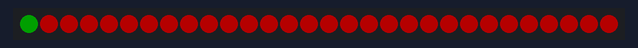
Simulated run of this sketch. Board: ESP32. On the bench: 30 RGB LEDs in strip order, left to right. Dim RGB values are drawn brighter than linear; what the sketch prints to the serial monitor is not drawn.

Above: at 0.1 s.
At 0.6 s:
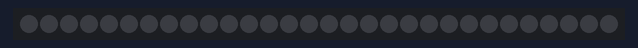

Measured:
- what the display in image 1 shows lasts 0.5 s, from 0.5 s to 1.0 s

The sketch:

strip_test.ino
```cpp
#include <FastLED.h>

// Minimal WS2812B test harness. No piezo, no Preferences, no taps needed —
// it re-sends data twice a second, so a strip that can light WILL light.
//
// Test A (software stack, zero wiring): drives the onboard RGB pixel on BOTH
//   candidate pins (GPIO 48 on DevKitC-1 v1.0, GPIO 38 on v1.1) simultaneously,
//   plus a serial heartbeat on the UART port to prove the sketch is running.
//
// Test B (strip + wiring, shifter bypassed): set STRIP_TEST to 1, wire
//   GPIO 11 -> 470R -> strip DIN directly, strip on 5V/GND as before.
//   3.3V data into a USB-powered strip (~4.7V VDD) is in-spec enough to work
//   at this length.

#define STRIP_TEST 1   // 0 = Test A (onboard pixel), 1 = Test B (external strip)

#if STRIP_TEST
#define LED_PIN   11
#define NUM_LEDS  30
CRGB leds[NUM_LEDS];
#else
CRGB leds48[1];
CRGB leds38[1];
#endif

void setup() {
  Serial.begin(115200);
#if STRIP_TEST
  FastLED.addLeds<WS2812B, LED_PIN, GRB>(leds, NUM_LEDS);
#else
  FastLED.addLeds<WS2812B, 48, GRB>(leds48, 1);
  FastLED.addLeds<WS2812B, 38, GRB>(leds38, 1);
#endif
  FastLED.setBrightness(64);
}

void blinkAll(const CRGB& c) {
#if STRIP_TEST
  fill_solid(leds, NUM_LEDS, c);
  if (c) leds[0] = CRGB::Green;  // first pixel green = data direction marker
#else
  leds48[0] = c;
  leds38[0] = c;
#endif
  FastLED.show();
}

void loop() {
  blinkAll(CRGB::Red);
  Serial.printf("alive %lu ms, pixels ON\n", millis());
  delay(500);
  blinkAll(CRGB::Black);
  delay(500);
}
```
